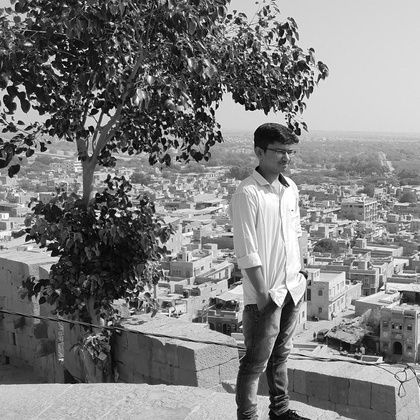
%> input picture Image_Processing/Lab9/my_gray_img.jpg, 420 x 420 px, shrunk from 913 x 913 before the run
$ octave Task3.m   (GNU Octave 9; MATLAB toolbox functions it lacks are replaced by stand-ins)
%> lines starting %> are read from the running program, lines starting %| are printed output that depends on the picture; in (x1, y1, x2, y2) boxes, pixels count from 0 and x2, y2 are one past the last pixel; in counts of white or black regions, pixels touching at a corner belong together; the program's own positions count from 1
#Ideal Band Pass Filter
pkg load image;
r = imread("my_gray_img.jpg");
%> r is the input picture: size 420x420 uint8; min 0, max 255, mean 125.1

subplot(2,3,1);
imshow(r);
title("Original Image");

[m,n]=size(r);
%> m = 420; n = 420
M=2*m;
%> M = 840
N=2*n;
%> N = 840
pad=zeros(M,N);
pad(1:m,1:n)=r;
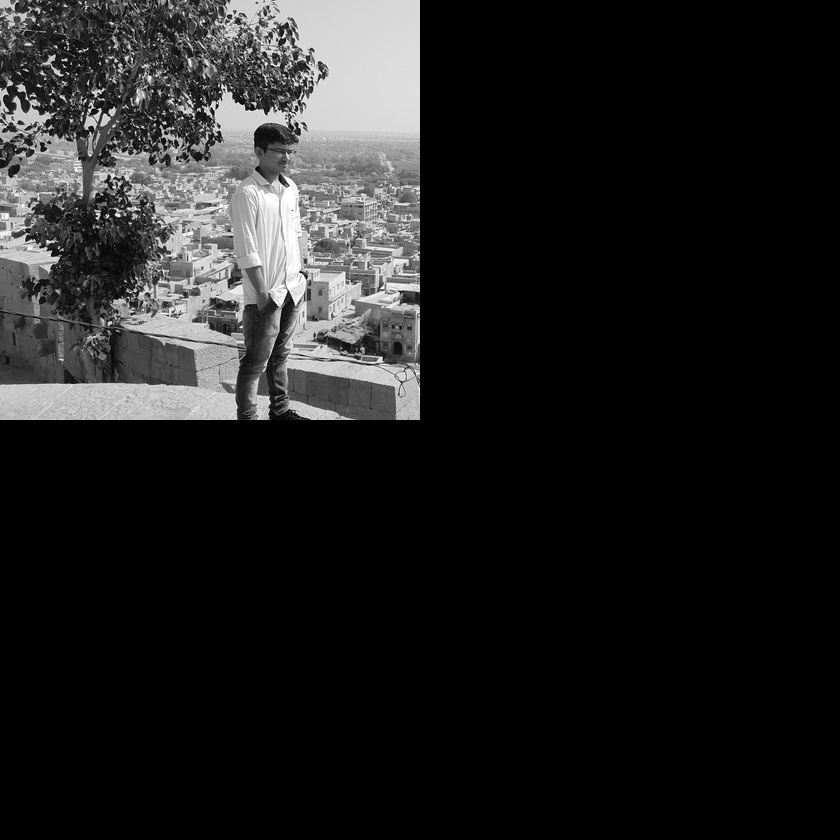
%> pad: size 840x840 double; min 0, max 255, mean 31.3

subplot(2,3,2);
imshow(uint8(pad));
title("Step-1");

for i=1:M
  for j=1:N
    pad(i,j)=pad(i,j)*(-1)^(i-1+j-1);
  endfor
endfor
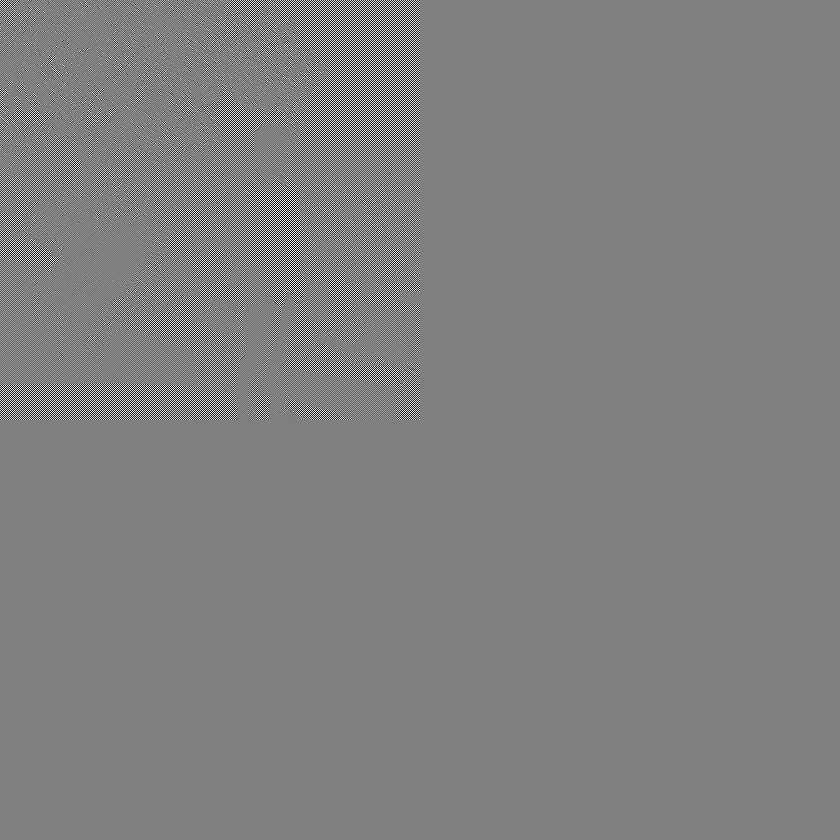
%> pad: size 840x840 double; 12.5% of pixels changed, all inside (x1, y1, x2, y2) = (0, 0, 420, 420); drawn with min black and max white

subplot(2,3,3);imshow(uint8(pad));title("Step-2");
%> after `imshow(uint8(pad))`:
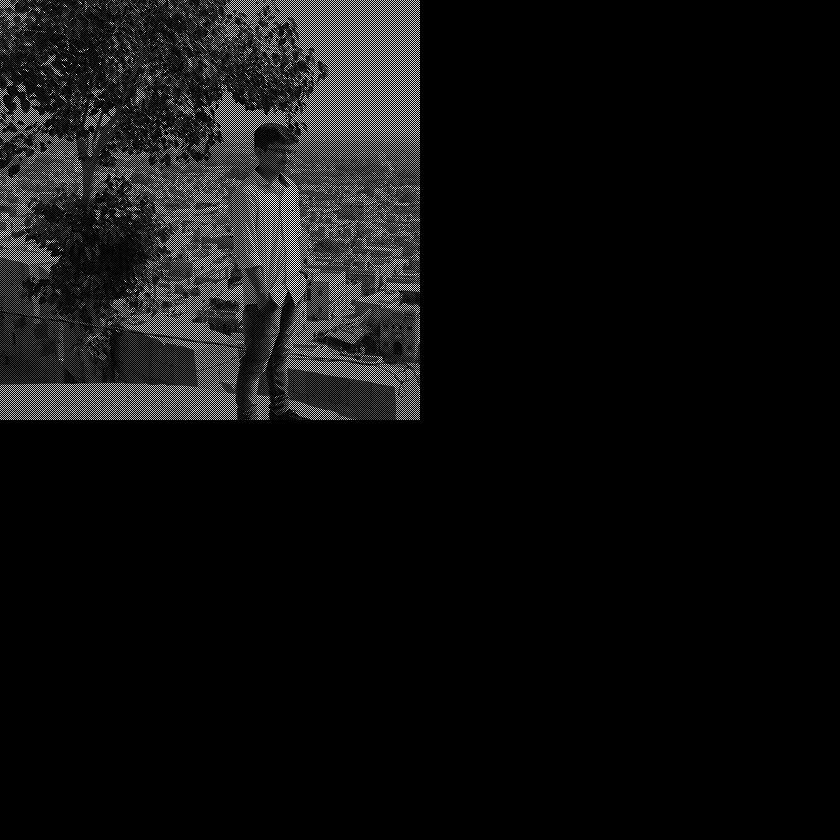
%> displayed picture: size 840x840, on the screen's scale of 0 to 255; min 0, max 255, mean 15.6

F = fft2(pad);
H = zeros(M,N);
D0=200;
W=50;
for i=1:M
  for j=1:N
    D=sqrt((i-M/2)^2+(j-N/2)^2);
    if(D0-(W/2)<=D && D<=D0+(W/2))
      H(i,j)=0;
    else
      H(i,j)=1;
    endif
  endfor
endfor
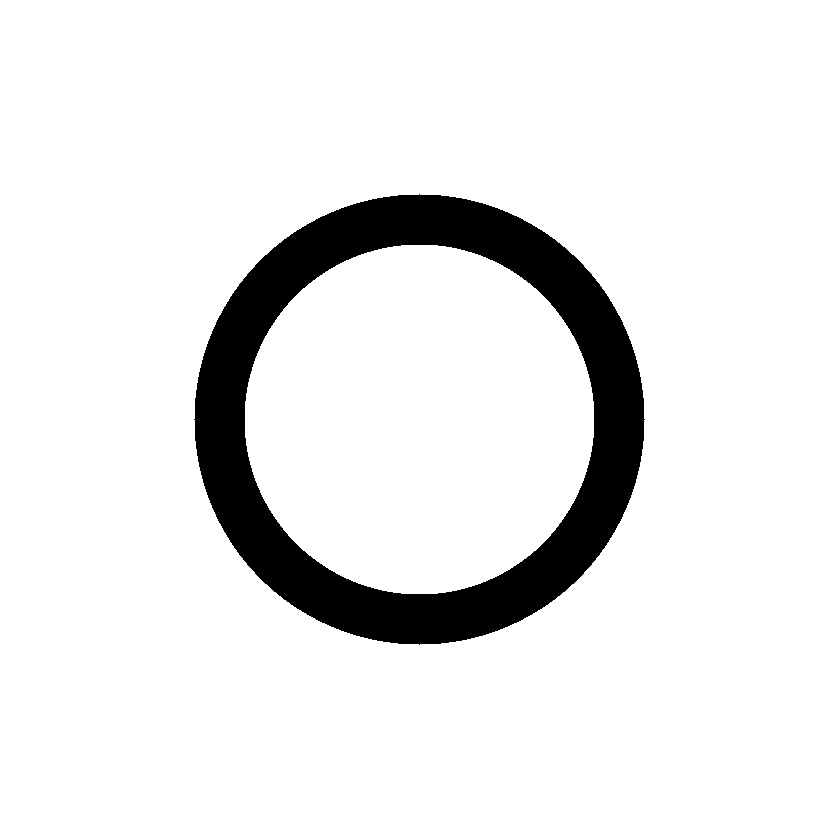
%> H: size 840x840 double; values 0 (black) and 1 (white), 91.1% white; 1 black region, box (x1, y1, x2, y2) and area: (194, 194, 645, 645) 62844
H=not(H);

subplot(2,3,4);imshow(H);title("Step-3");

G=H.*F;
Gp = real(ifft2(G));
for i=1:M
  for j=1:N
    st(i,j)=Gp(i,j)*(-1)^(i-1+j-1);
  endfor
endfor

subplot(2,3,5);imshow(uint8(st));title("Step-4");
%> after `imshow(uint8(st))`:
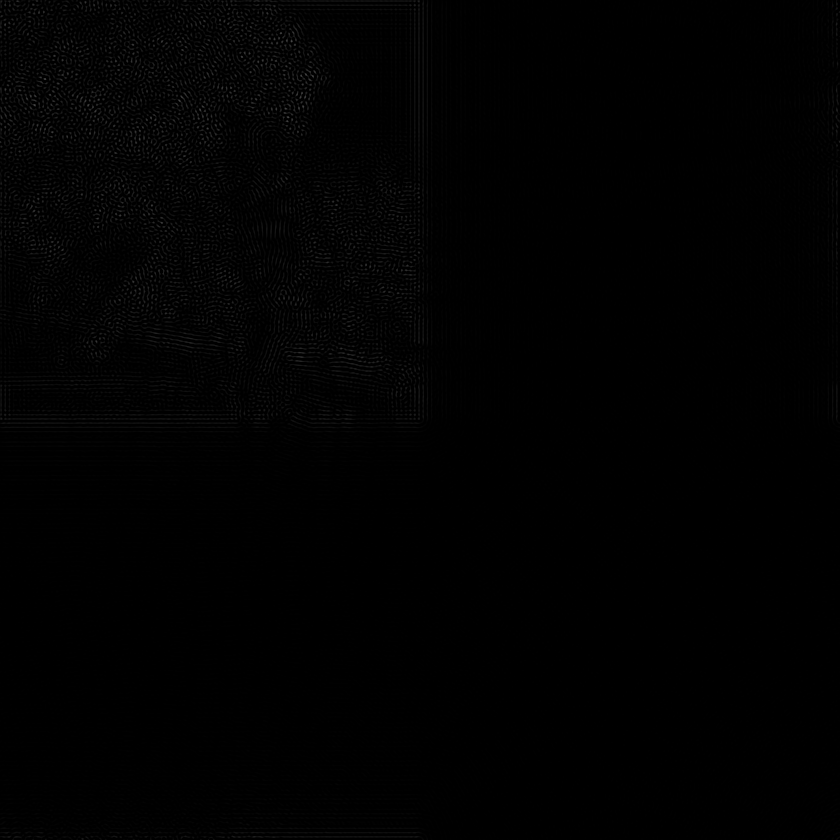
%> displayed picture: size 840x840, on the screen's scale of 0 to 255; min 0, max 71, mean 1.3

subplot(2,3,6);s=st(1:m,1:n);
%> after `s=st(1:m,1:n)`:
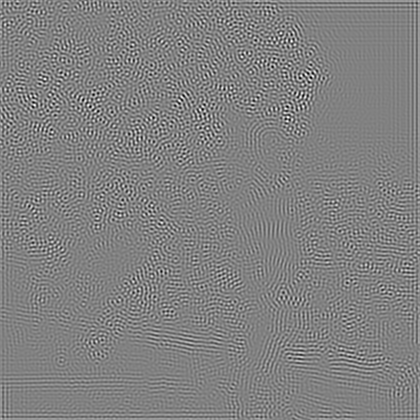
%> s: size 420x420 double; min -72.93, max 70.83, mean 0.1; drawn with min black and max white
imshow(uint8(s));title("Final Result");
%> after `title("Final Result")`:
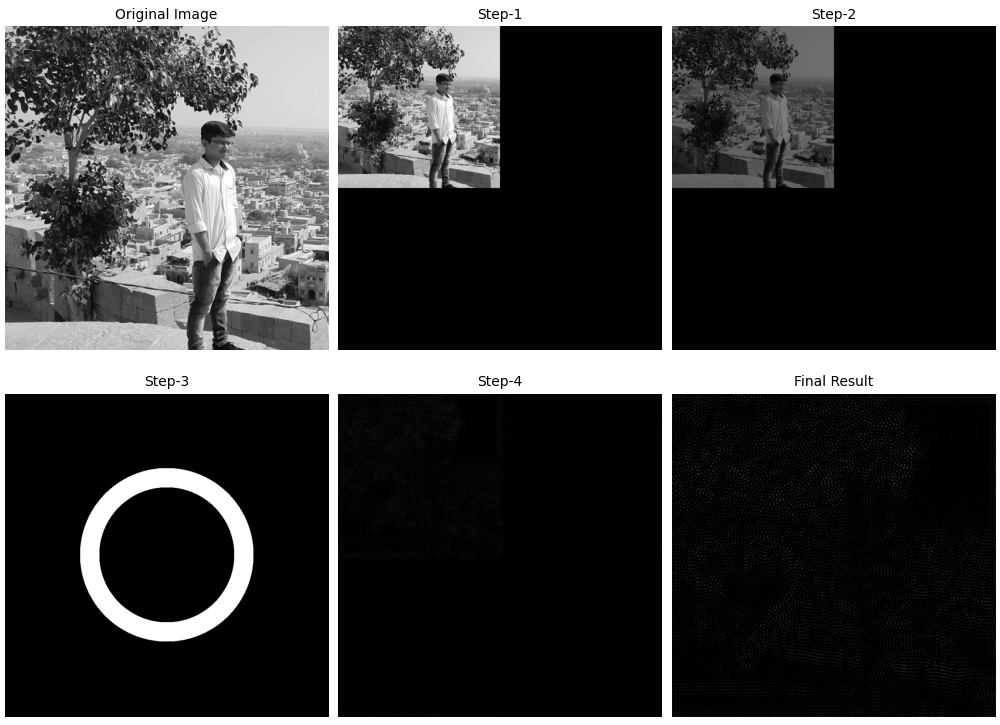
%> figure redrawn from the program's plot data, 6 panels
